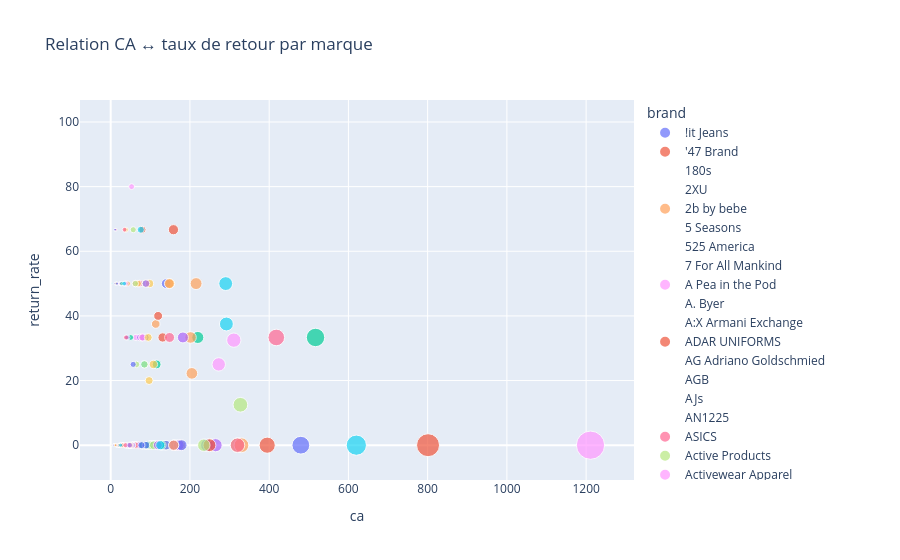

Notebook cell for this chart:
### Code cell
fig_scatter = px.scatter(
    returns_rate_by_brand,
    x="ca",
    y="return_rate",
    size="ca",
    color="brand",
    hover_name="brand",
    title="Relation CA ↔ taux de retour par marque"
)
fig_scatter.show()
